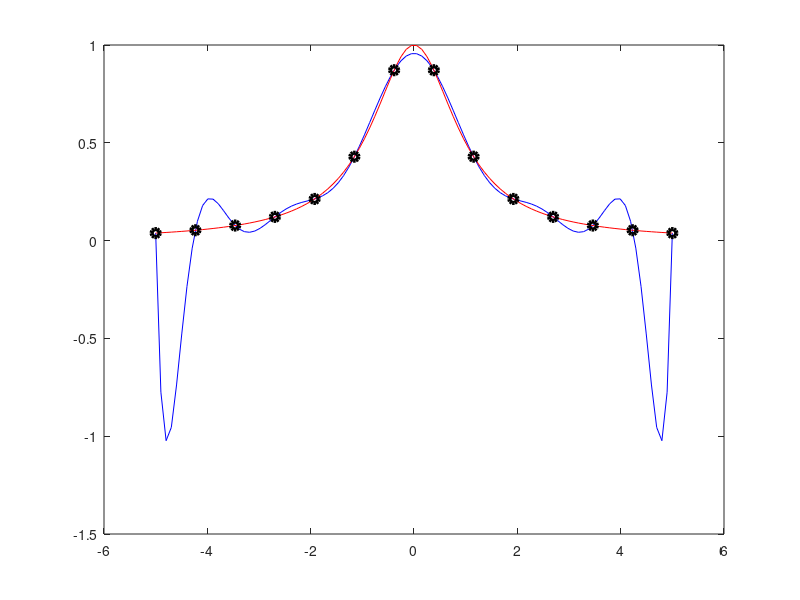

Write the MATLAB code that produced this figure.
a=-5;
b=5;
f=@(x) 1./(1+x.^2);
z=linspace(a,b);
fz=f(z);
for n=5:4:13
    x=linspace(a,b,n+1); %nodi equisp
    %t =cos((2*(1:n+1)-1)*pi/(2*(n+1))); x=(b-a)/2*t+(b+a)/2; %nodi
    %Chebyshev traslati
    y= f(x);
    c=polyfit(x,y,n); %trova i coefficienti
    p=polyval(c,z); %mi calcola il polinomio con quei coefficienti nei punti scelti ma nel vettore z
    plot(z,p,'b',z,fz,'r',x,y,'ko','linewidth',3)
    pause
end
